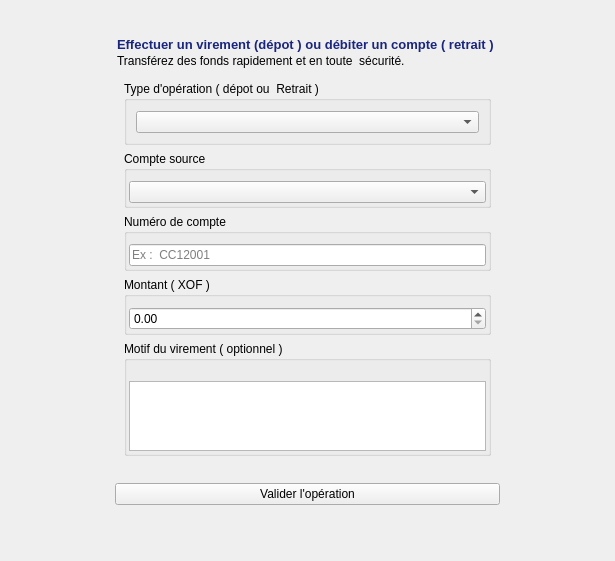
         <widget class="QWidget" name="page_transaction">
          <layout class="QHBoxLayout" name="horizontalLayout_19">
           <item alignment="Qt::AlignmentFlag::AlignTop">
            <widget class="QWidget" name="widget_26" native="true">
             <property name="minimumSize">
              <size>
               <width>0</width>
               <height>0</height>
              </size>
             </property>
             <layout class="QHBoxLayout" name="horizontalLayout_20">
              <property name="bottomMargin">
               <number>30</number>
              </property>
              <item>
               <spacer name="horizontalSpacer_3">
                <property name="orientation">
                 <enum>Qt::Orientation::Horizontal</enum>
                </property>
                <property name="sizeType">
                 <enum>QSizePolicy::Policy::Fixed</enum>
                </property>
                <property name="sizeHint" stdset="0">
                 <size>
                  <width>80</width>
                  <height>20</height>
                 </size>
                </property>
               </spacer>
              </item>
              <item alignment="Qt::AlignmentFlag::AlignTop">
               <widget class="QWidget" name="carte_effectuer_un_virement" native="true">
                <property name="minimumSize">
                 <size>
                  <width>300</width>
                  <height>480</height>
                 </size>
                </property>
                <property name="maximumSize">
                 <size>
                  <width>600</width>
                  <height>500</height>
                 </size>
                </property>
                <layout class="QVBoxLayout" name="verticalLayout_21">
                 <property name="spacing">
                  <number>2</number>
                 </property>
                 <property name="leftMargin">
                  <number>15</number>
                 </property>
                 <property name="topMargin">
                  <number>15</number>
                 </property>
                 <property name="rightMargin">
                  <number>15</number>
                 </property>
                 <property name="bottomMargin">
                  <number>15</number>
                 </property>
                 <item alignment="Qt::AlignmentFlag::AlignLeft">
                  <widget class="QWidget" name="widget_27" native="true">
                   <property name="minimumSize">
                    <size>
                     <width>0</width>
                     <height>0</height>
                    </size>
                   </property>
                   <layout class="QVBoxLayout" name="verticalLayout_28">
                    <property name="spacing">
                     <number>2</number>
                    </property>
                    <property name="leftMargin">
                     <number>2</number>
                    </property>
                    <property name="topMargin">
                     <number>2</number>
                    </property>
                    <property name="rightMargin">
                     <number>2</number>
                    </property>
                    <property name="bottomMargin">
                     <number>2</number>
                    </property>
                    <item>
                     <widget class="QLabel" name="label_4">
                      <property name="text">
                       <string>&lt;html&gt;&lt;head/&gt;&lt;body&gt;&lt;p&gt;&lt;span style=&quot; font-size:10pt; font-weight:700; color:#1a267e;&quot;&gt;Effectuer un virement (dépot ) ou  débiter un compte ( retrait ) &lt;/span&gt;&lt;/p&gt;&lt;/body&gt;&lt;/html&gt;</string>
                      </property>
                     </widget>
                    </item>
                    <item>
                     <widget class="QLabel" name="label_5">
                      <property name="text">
                       <string>Transférez des fonds rapidement et en toute  sécurité.</string>
                      </property>
                     </widget>
                    </item>
                   </layout>
                  </widget>
                 </item>
                 <item>
                  <widget class="QWidget" name="widget_28" native="true">
                   <property name="minimumSize">
                    <size>
                     <width>0</width>
                     <height>0</height>
                    </size>
                   </property>
                   <layout class="QVBoxLayout" name="verticalLayout_26">
                    <item>
                     <widget class="QGroupBox" name="groupBox_4">
                      <property name="title">
                       <string>Type d'opération ( dépot ou  Retrait )</string>
                      </property>
                      <layout class="QVBoxLayout" name="verticalLayout">
                       <property name="topMargin">
                        <number>10</number>
                       </property>
                       <item>
                        <widget class="QComboBox" name="combo_choix_type_operation"/>
                       </item>
                      </layout>
                     </widget>
                    </item>
                    <item>
                     <widget class="QGroupBox" name="groupBox_2">
                      <property name="minimumSize">
                       <size>
                        <width>0</width>
                        <height>0</height>
                       </size>
                      </property>
                      <property name="title">
                       <string>Compte source</string>
                      </property>
                      <layout class="QVBoxLayout" name="verticalLayout_22">
                       <property name="spacing">
                        <number>2</number>
                       </property>
                       <property name="leftMargin">
                        <number>2</number>
                       </property>
                       <property name="topMargin">
                        <number>10</number>
                       </property>
                       <property name="rightMargin">
                        <number>2</number>
                       </property>
                       <property name="bottomMargin">
                        <number>2</number>
                       </property>
                       <item>
                        <widget class="QComboBox" name="combo_choix_compte">
                         <property name="cursor">
                          <cursorShape>PointingHandCursor</cursorShape>
                         </property>
                         <property name="placeholderText">
                          <string/>
                         </property>
                        </widget>
                       </item>
                      </layout>
                     </widget>
                    </item>
                    <item>
                     <widget class="QGroupBox" name="groupBox_3">
                      <property name="minimumSize">
                       <size>
                        <width>0</width>
                        <height>0</height>
                       </size>
                      </property>
                      <property name="title">
                       <string>Numéro de compte</string>
                      </property>
                      <layout class="QVBoxLayout" name="verticalLayout_23">
                       <property name="spacing">
                        <number>2</number>
                       </property>
                       <property name="leftMargin">
                        <number>2</number>
                       </property>
                       <property name="topMargin">
                        <number>10</number>
                       </property>
                       <property name="rightMargin">
                        <number>2</number>
                       </property>
                       <property name="bottomMargin">
                        <number>2</number>
                       </property>
                       <item>
                        <widget class="QLineEdit" name="sai_num_compte_beneficiaire_virement">
                         <property name="placeholderText">
                          <string>Ex :  CC12001</string>
                         </property>
                        </widget>
                       </item>
                      </layout>
                     </widget>
                    </item>
                    <item>
                     <widget class="QGroupBox" name="groupBox_5">
                      <property name="minimumSize">
                       <size>
                        <width>0</width>
                        <height>0</height>
                       </size>
                      </property>
                      <property name="title">
                       <string>Montant ( XOF )</string>
                      </property>
                      <layout class="QVBoxLayout" name="verticalLayout_25">
                       <property name="spacing">
                        <number>2</number>
                       </property>
                       <property name="leftMargin">
                        <number>2</number>
                       </property>
                       <property name="topMargin">
                        <number>10</number>
                       </property>
                       <property name="rightMargin">
                        <number>2</number>
                       </property>
                       <property name="bottomMargin">
                        <number>2</number>
                       </property>
                       <item>
                        <widget class="QDoubleSpinBox" name="choix_montant_spin_box"/>
                       </item>
                      </layout>
                     </widget>
                    </item>
                    <item>
                     <widget class="QGroupBox" name="groupBox_6">
                      <property name="title">
                       <string>Motif du virement ( optionnel )</string>
                      </property>
                      <layout class="QVBoxLayout" name="verticalLayout_27">
                       <property name="spacing">
                        <number>2</number>
                       </property>
                       <property name="leftMargin">
                        <number>2</number>
                       </property>
                       <property name="topMargin">
                        <number>20</number>
                       </property>
                       <property name="rightMargin">
                        <number>2</number>
                       </property>
                       <property name="bottomMargin">
                        <number>2</number>
                       </property>
                       <item>
                        <widget class="QTextEdit" name="motif_text_edit">
                         <property name="minimumSize">
                          <size>
                           <width>0</width>
                           <height>0</height>
                          </size>
                         </property>
                        </widget>
                       </item>
                      </layout>
                     </widget>
                    </item>
                   </layout>
                  </widget>
                 </item>
                 <item>
                  <widget class="QLabel" name="message_recherche">
                   <property name="text">
                    <string/>
                   </property>
                  </widget>
                 </item>
                 <item>
                  <widget class="QPushButton" name="btn_effectuer_le_virement">
                   <property name="cursor">
                    <cursorShape>PointingHandCursor</cursorShape>
                   </property>
                   <property name="text">
                    <string>Valider l'opération</string>
                   </property>
                   <property name="icon">
                    <iconset resource="icons.qrc">
                     <normaloff>:/icon_blanc/send.svg</normaloff>:/icon_blanc/send.svg</iconset>
                   </property>
                  </widget>
                 </item>
                </layout>
               </widget>
              </item>
              <item>
               <spacer name="horizontalSpacer_4">
                <property name="orientation">
                 <enum>Qt::Orientation::Horizontal</enum>
                </property>
                <property name="sizeType">
                 <enum>QSizePolicy::Policy::Fixed</enum>
                </property>
                <property name="sizeHint" stdset="0">
                 <size>
                  <width>80</width>
                  <height>20</height>
                 </size>
                </property>
               </spacer>
              </item>
             </layout>
            </widget>
           </item>
          </layout>
         </widget>
